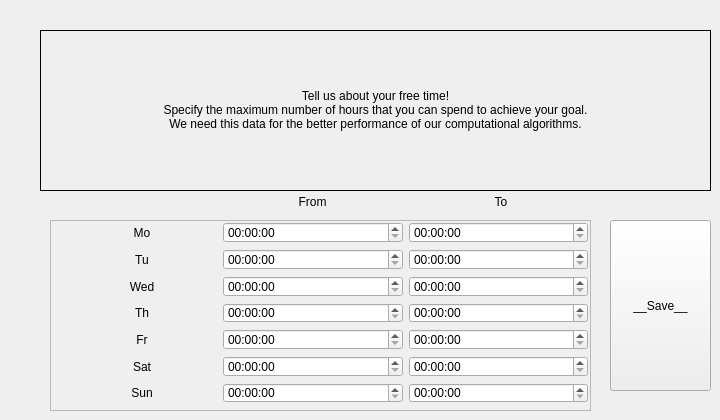
      <widget class="QWidget" name="tab_6">
       <attribute name="title">
        <string>Time management</string>
       </attribute>
       <widget class="QLabel" name="timemanagementDescription_label">
        <property name="geometry">
         <rect>
          <x>40</x>
          <y>30</y>
          <width>671</width>
          <height>161</height>
         </rect>
        </property>
        <property name="frameShape">
         <enum>QFrame::Panel</enum>
        </property>
        <property name="text">
         <string>Tell us about your free time!&lt;br /&gt;Specify the maximum number of hours that you can spend to achieve your goal.&lt;br /&gt;We need this data for the better performance of our computational algorithms.</string>
        </property>
        <property name="alignment">
         <set>Qt::AlignCenter</set>
        </property>
       </widget>
       <widget class="QPushButton" name="timeManagSave_button">
        <property name="geometry">
         <rect>
          <x>610</x>
          <y>220</y>
          <width>101</width>
          <height>171</height>
         </rect>
        </property>
        <property name="minimumSize">
         <size>
          <width>0</width>
          <height>40</height>
         </size>
        </property>
        <property name="text">
         <string>__Save__</string>
        </property>
       </widget>
       <widget class="QFrame" name="managementFrame">
        <property name="geometry">
         <rect>
          <x>50</x>
          <y>220</y>
          <width>541</width>
          <height>191</height>
         </rect>
        </property>
        <property name="frameShape">
         <enum>QFrame::StyledPanel</enum>
        </property>
        <property name="frameShadow">
         <enum>QFrame::Raised</enum>
        </property>
        <widget class="QWidget" name="">
         <property name="geometry">
          <rect>
           <x>17</x>
           <y>2</y>
           <width>521</width>
           <height>181</height>
          </rect>
         </property>
         <layout class="QVBoxLayout" name="verticalLayout_8">
          <item>
           <layout class="QHBoxLayout" name="horizontalLayout_14">
            <item>
             <widget class="QLabel" name="label_2">
              <property name="maximumSize">
               <size>
                <width>150</width>
                <height>16777215</height>
               </size>
              </property>
              <property name="text">
               <string>Mo</string>
              </property>
              <property name="alignment">
               <set>Qt::AlignCenter</set>
              </property>
             </widget>
            </item>
            <item>
             <widget class="QTimeEdit" name="timeFrom_1">
              <property name="frame">
               <bool>true</bool>
              </property>
             </widget>
            </item>
            <item>
             <widget class="QTimeEdit" name="timeTo_1">
              <property name="frame">
               <bool>true</bool>
              </property>
             </widget>
            </item>
           </layout>
          </item>
          <item>
           <layout class="QHBoxLayout" name="horizontalLayout_25">
            <item>
             <widget class="QLabel" name="label_3">
              <property name="maximumSize">
               <size>
                <width>150</width>
                <height>16777215</height>
               </size>
              </property>
              <property name="text">
               <string>Tu</string>
              </property>
              <property name="alignment">
               <set>Qt::AlignCenter</set>
              </property>
             </widget>
            </item>
            <item>
             <widget class="QTimeEdit" name="timeFrom_2">
              <property name="frame">
               <bool>true</bool>
              </property>
             </widget>
            </item>
            <item>
             <widget class="QTimeEdit" name="timeTo_2">
              <property name="frame">
               <bool>true</bool>
              </property>
             </widget>
            </item>
           </layout>
          </item>
          <item>
           <layout class="QHBoxLayout" name="horizontalLayout_26">
            <item>
             <widget class="QLabel" name="label_4">
              <property name="maximumSize">
               <size>
                <width>150</width>
                <height>16777215</height>
               </size>
              </property>
              <property name="text">
               <string>Wed</string>
              </property>
              <property name="alignment">
               <set>Qt::AlignCenter</set>
              </property>
             </widget>
            </item>
            <item>
             <widget class="QTimeEdit" name="timeFrom_3">
              <property name="frame">
               <bool>true</bool>
              </property>
             </widget>
            </item>
            <item>
             <widget class="QTimeEdit" name="timeTo_3">
              <property name="frame">
               <bool>true</bool>
              </property>
             </widget>
            </item>
           </layout>
          </item>
          <item>
           <layout class="QHBoxLayout" name="horizontalLayout_27">
            <item>
             <widget class="QLabel" name="label_9">
              <property name="maximumSize">
               <size>
                <width>150</width>
                <height>16777215</height>
               </size>
              </property>
              <property name="text">
               <string>Th</string>
              </property>
              <property name="alignment">
               <set>Qt::AlignCenter</set>
              </property>
             </widget>
            </item>
            <item>
             <widget class="QTimeEdit" name="timeFrom_4">
              <property name="frame">
               <bool>true</bool>
              </property>
             </widget>
            </item>
            <item>
             <widget class="QTimeEdit" name="timeTo_4">
              <property name="frame">
               <bool>true</bool>
              </property>
             </widget>
            </item>
           </layout>
          </item>
          <item>
           <layout class="QHBoxLayout" name="horizontalLayout_28">
            <item>
             <widget class="QLabel" name="label_11">
              <property name="maximumSize">
               <size>
                <width>150</width>
                <height>16777215</height>
               </size>
              </property>
              <property name="text">
               <string>Fr</string>
              </property>
              <property name="alignment">
               <set>Qt::AlignCenter</set>
              </property>
             </widget>
            </item>
            <item>
             <widget class="QTimeEdit" name="timeFrom_5">
              <property name="frame">
               <bool>true</bool>
              </property>
             </widget>
            </item>
            <item>
             <widget class="QTimeEdit" name="timeTo_5">
              <property name="frame">
               <bool>true</bool>
              </property>
             </widget>
            </item>
           </layout>
          </item>
          <item>
           <layout class="QHBoxLayout" name="horizontalLayout_30">
            <item>
             <widget class="QLabel" name="label_12">
              <property name="maximumSize">
               <size>
                <width>150</width>
                <height>16777215</height>
               </size>
              </property>
              <property name="text">
               <string>Sat</string>
              </property>
              <property name="alignment">
               <set>Qt::AlignCenter</set>
              </property>
             </widget>
            </item>
            <item>
             <widget class="QTimeEdit" name="timeFrom_6">
              <property name="frame">
               <bool>true</bool>
              </property>
             </widget>
            </item>
            <item>
             <widget class="QTimeEdit" name="timeTo_6">
              <property name="frame">
               <bool>true</bool>
              </property>
             </widget>
            </item>
           </layout>
          </item>
          <item>
           <layout class="QHBoxLayout" name="horizontalLayout_29">
            <item>
             <widget class="QLabel" name="label_10">
              <property name="maximumSize">
               <size>
                <width>150</width>
                <height>16777215</height>
               </size>
              </property>
              <property name="text">
               <string>Sun</string>
              </property>
              <property name="alignment">
               <set>Qt::AlignCenter</set>
              </property>
             </widget>
            </item>
            <item>
             <widget class="QTimeEdit" name="timeFrom_7">
              <property name="frame">
               <bool>true</bool>
              </property>
             </widget>
            </item>
            <item>
             <widget class="QTimeEdit" name="timeTo_7">
              <property name="frame">
               <bool>true</bool>
              </property>
             </widget>
            </item>
           </layout>
          </item>
         </layout>
        </widget>
       </widget>
       <widget class="QWidget" name="">
        <property name="geometry">
         <rect>
          <x>41</x>
          <y>191</y>
          <width>551</width>
          <height>22</height>
         </rect>
        </property>
        <layout class="QHBoxLayout" name="horizontalLayout_55">
         <item>
          <spacer name="horizontalSpacer_100">
           <property name="orientation">
            <enum>Qt::Horizontal</enum>
           </property>
           <property name="sizeType">
            <enum>QSizePolicy::Fixed</enum>
           </property>
           <property name="sizeHint" stdset="0">
            <size>
             <width>180</width>
             <height>20</height>
            </size>
           </property>
          </spacer>
         </item>
         <item>
          <widget class="QLabel" name="from_label">
           <property name="text">
            <string>From</string>
           </property>
           <property name="alignment">
            <set>Qt::AlignCenter</set>
           </property>
          </widget>
         </item>
         <item>
          <widget class="QLabel" name="to_label">
           <property name="text">
            <string>To</string>
           </property>
           <property name="alignment">
            <set>Qt::AlignCenter</set>
           </property>
          </widget>
         </item>
        </layout>
       </widget>
      </widget>
